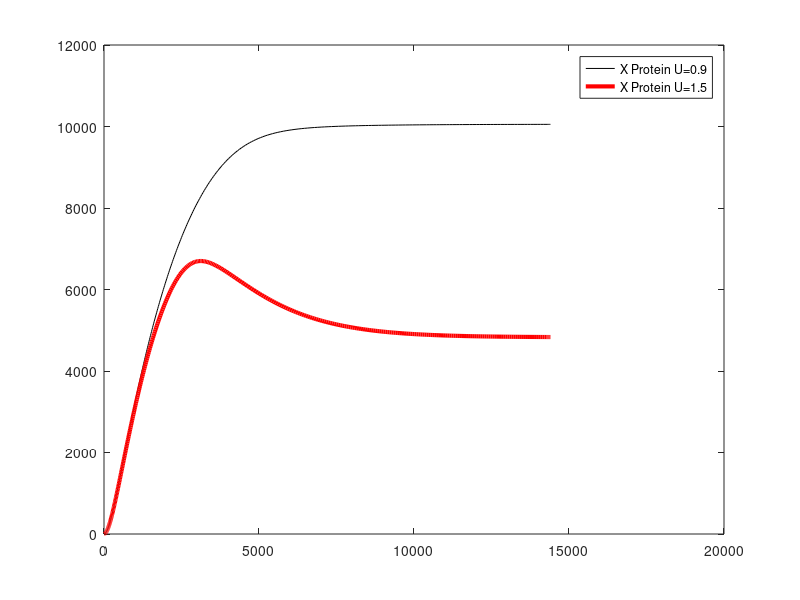

The MATLAB script that drew this image:
function AntitheticsRNA
clear; clc; clf;
% This is a model of the antithetic controller under translational control
% via sRNAs.
%% Initialising Global Parameters 
global tau_1
global k_1
global theta
global delta_s
global k_2
global B
%global U 
global tau_2 
global k_3
global K
global alpha 
global delta_m 
global delta_c
global delta_p 
global T_1
global T_0 

%% Parameter Values
tau_1    = 0;           % Leaky transcription rate of Z_1 
k_1      = 1670;        % Maximal transcription rate of Z_1
theta    = 0.0000224; % Annihilation rate of Z_1 and Z_2 
delta_s  = 0.0008;      % sRNA degradation/dilution rate
k_2      = 0.0000224; % Z_1 sRNA and X mRNA binding rate 
B        = 2600;        % A binding rate for U mediated induction of Z_1 
%U        = 0.9;           % Concentration of the inducer for Z_1 transcription 
tau_2    = 0.0;         % Leaky transcription of Z_2 
k_3      = 100;         % Maximal transcription rate of Z_2
K        = 10;          % Dissociation constant for X Protein (this is a pretty random number)
alpha    = 0.85;        % Transcription rate of X mRNA 
delta_m  = 0.0041;      % degradation rate of X mRNA 
delta_c  = 0.0041;      % degradation rate of sRNA-mRNA complex 
delta_p  = 0.00039;     % degradation rate of the X protein
T_1      = 0.0243;      % Translation rate of X from X mRNA 
T_0      = 0;           % Leaky translation rate of X from the sRNA-mRNA complex - currently assuming no leak

%% State is [Z_1 Z_2 X_m X_P C U]
s0       = [0 0 0 0 0 0.45]; % Initial values of the states in the ODE model 
s1       = [0 0 0 0 0 1.5];
%% Generate the simulation 
Tend     = 14400;        % End time value -- This is currently random 
ODEFUN   = @antitheticsrnaddt;
[t, S] = ode45(ODEFUN, [0,Tend], s0);
[t1, S1] = ode45(ODEFUN, [0,Tend], s1);

%% Generate Plot Figure
figure(1);
set(gca, 'fontsize', 14);
plot(t, S(:,4), 'k', t1, S1(:,4), 'r', 'LineWidth', 3)
legend('X Protein U=0.9', 'X Protein U=1.5')
% plot(t, S(:,4), 'k', t, S(:,1), 'r', t, S(:,2), 'g', t, S(:,3), 'b', t, S(:,5), 'y', 'LineWidth', 3);
% legend('X Protein', 'Z1', 'Z2', 'X mRNA', 'X-mRNA-Z1 Complex', 'Location', 'northwest');
% xlabel('Time (seconds)');
% figure(2);
% set(gca, 'fontsize', 14);
% plot(t, S(:,1), 'r', t, S(:,2), 'g', t, S(:,3), 'b', t, S(:,5), 'y', 'LineWidth', 3);
% legend('Z1', 'Z2', 'X mRNA', 'X-mRNA-Z1 Complex', 'Location', 'northwest');
% xlabel('Time (seconds)');

end

%% Dynamics 
function dS = antitheticsrnaddt(t, S);

global tau_1;
global k_1;
global theta;
global delta_s;
global k_2;
global B;
%global U; 
global tau_2; 
global k_3;
global K;
global alpha; 
global delta_m; 
global delta_c;
global delta_p;
global T_1;
global T_0;

Z_1 = S(1);
Z_2 = S(2);
X_m = S(3);
X_P = S(4);
C   = S(5);
U   = S(6);

dZ_1dt = tau_1 + ((k_1 * U)/(B + U)) - (theta * Z_1 * Z_2) - (delta_s * Z_1) - (k_2 * Z_1 * X_m);
dZ_2dt = tau_2 + ((k_3 * K) / (K + X_P)) - (delta_s * Z_2) - (theta * Z_1 * Z_2);
dX_mdt = alpha - (delta_m * X_m) - (k_2 * Z_1 * X_m);
dX_Pdt = (T_1 * X_m) + (T_0 * C) - (delta_p * X_P);
dCdt   = (k_2 * Z_1 * X_m) - (delta_c * C);
dUdt   = 0;

dS = [dZ_1dt; dZ_2dt; dX_mdt; dX_Pdt; dCdt; dUdt];

end 